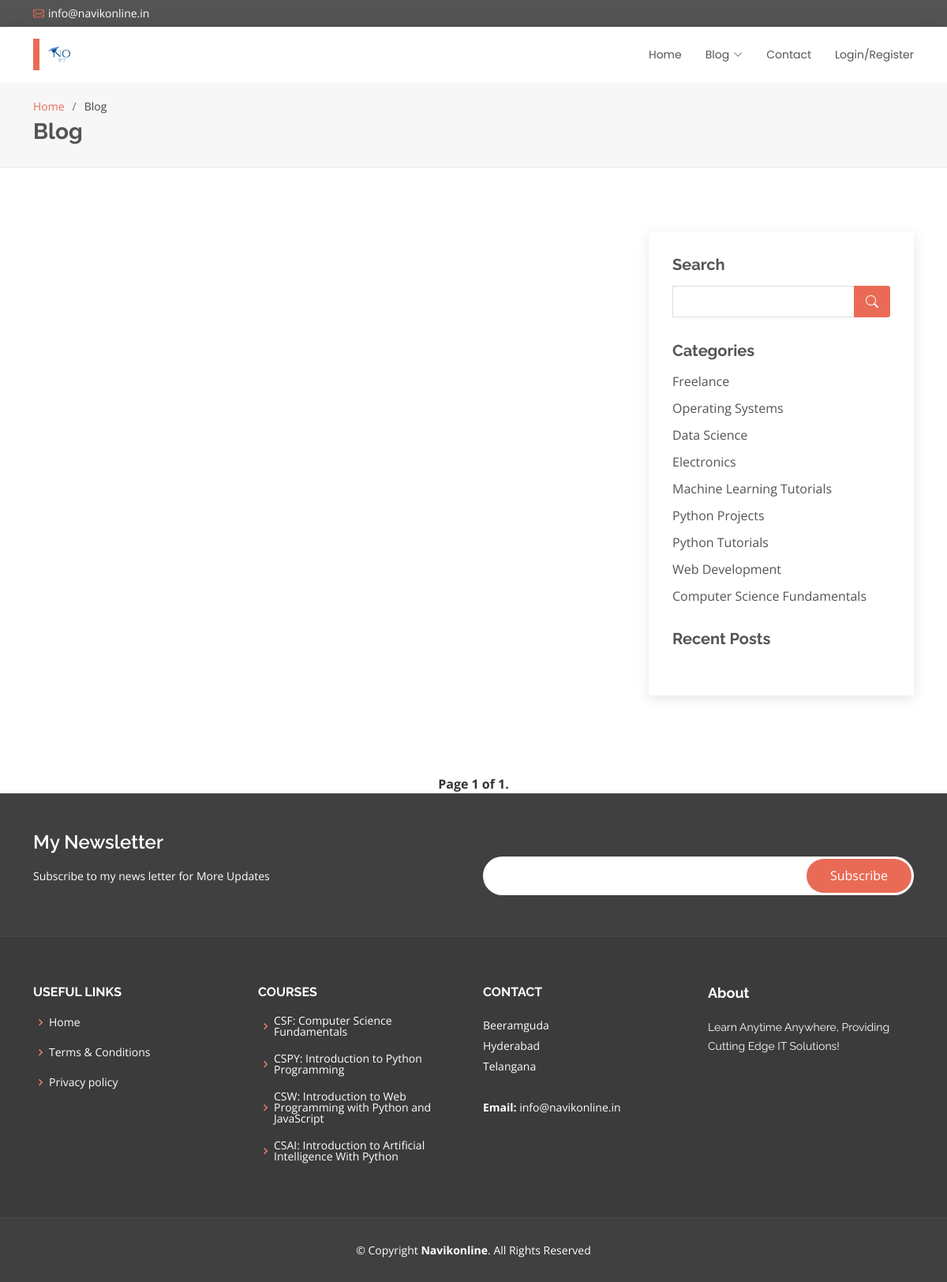
The app's page /blog/?category=Freelance with its own data.
### myapp/models.py (models this page shows, shortened)
class Category(models.Model):
    name = models.CharField(max_length=255)
    created = models.DateTimeField(default = datetime.now)
    class meta:
        verbose_name = 'Category'
        verbose_name_plural = 'Categories'

### myapp/views.py (the view)
# urls.py: path('blog/', views.pages.blog, name = 'blog'),
    @staticmethod
    def blog(request):
        category_name = request.GET.get('category')
        posts = Post.objects.filter(is_published=True).order_by('-posted_at')
        if category_name:
            posts = posts.filter(category__name=category_name)
        paginator = Paginator(posts, 10)
        page = request.GET.get('page')
        posts = paginator.get_page(page)
        categories = Category.objects.all()
        context = {
            'posts': posts,
            'categories': categories
        }
        return render(request, 'pages/blog.html', context)

### myproject/templates/pages/blog.html (shortened to what this page needs)
{% load static %}
<!DOCTYPE html>
<html lang="en">
<head>
  <link href="{% static 'assets/vendor/animate.css/animate.min.css' %}" rel="stylesheet" />
  <link href="{% static 'assets/vendor/bootstrap/css/bootstrap.min.css' %}" rel="stylesheet" />
  <link href="{% static 'assets/vendor/bootstrap-icons/bootstrap-icons.css' %}" rel="stylesheet" />
  <link href="{% static 'assets/vendor/boxicons/css/boxicons.min.css' %}" rel="stylesheet" />
  <link href="{% static 'assets/vendor/glightbox/css/glightbox.min.css' %}" rel="stylesheet" />
  <link href="{% static 'assets/vendor/swiper/swiper-bundle.min.css' %}" rel="stylesheet" />
  <link href="{% static 'assets/css/style_blog.css' %}" rel="stylesheet" />
</head>
<body>
  <section id="topbar" class="d-flex align-items-center">
    <div class="container d-flex justify-content-center justify-content-md-between">
      <div class="contact-info d-flex align-items-center">
        <i class="bi bi-envelope d-flex align-items-center"><a href="mailto:info@navikonline.in">info@navikonline.in</a></i>
      </div>
    </div>
  </section>
  <header id="header" class="d-flex align-items-center">
    <div class="container d-flex justify-content-between align-items-center">
      <div class="logo">
        <h1><a href="/"><img src="{% static 'assets/img/logo.png' %}" alt="logo"/></a></h1>
      </div>
      <nav id="navbar" class="navbar">
          {% if user.is_authenticated %}
          <ul>
            <li><a href="/">Home</a></li>
            <li class="active dropdown">
              <a href="{% url 'blog' %}">
                <span>Blog</span>
                <i class="bi bi-chevron-down"></i>
              </a>
              <ul>
                {% for category in categories %}
                  <li><a href="/blog/?category={{ category.name }}">{{ category.name }} </a></li>
                {% endfor %}
              </ul>
            </li>
            <li><a href="{% url 'customlogout' %}">Logout</a></li>
          </ul>
          {% else %}
          <ul>
            <li><a href="/">Home</a></li>
            <li class="active dropdown">
              <a href="{% url 'blog' %}" >
                <span>Blog</span>
                <i class="bi bi-chevron-down"></i>
              </a>
            </li>
            <li><a href="{% url 'contact' %}">Contact</a></li>
            <li><a href="{% url 'register' %}">Login/Register</a></li>
          </ul>
          {% endif %}
      </nav>
    </div>
  </header>
  <main id="main">
    <section id="breadcrumbs" class="breadcrumbs">
      <div class="container">
        <ol>
          <li><a href="/">Home</a></li>
          <li>Blog</li>
        </ol>
        <h2>Blog</h2>
      </div>
    </section>
    <section id="blog" class="blog" >
      <div class="container" data-aos="fade-up">
        <div class="row">
          <div class="col-lg-8 entries">
          </div>
          <div class="col-lg-4">
            <div class="sidebar">
              <h3 class="sidebar-title">Search</h3>
              <div class="sidebar-item search-form">
                <form action="/search/" method="GET">{% csrf_token %}
                  <input type="text" name="q">
                  <button type="submit"><i class="bi bi-search"></i></button>
                </form>
              </div>
              <h3 class="sidebar-title">Categories</h3>
              <div class="sidebar-item categories">
                <ul>
                  {% for category in categories %}
                    <li><a href="/blog/?category={{ category.name }}">{{ category.name }} </a></li>
                  {% endfor %}
                </ul>
              </div>
              <h3 class="sidebar-title">Recent Posts</h3>
            </div>
          </div>
        </div>
      </div>
    </section>
    <div class="pagination" >
      <span class="step-links" >
          <span class="current">
              Page {{ posts.number }} of {{ posts.paginator.num_pages }}.
          </span>
      </span>
    </div>
  </main>
  <footer id="footer">
    <div class="footer-newsletter">
      <div class="container">
        <div class="row">
          <div class="col-lg-6">
            <h4>My Newsletter</h4>
            <p>Subscribe to my news letter for More Updates</p>
          </div>
          <div class="col-lg-6">
            <form action="{% url 'subscribe' %}" method="post">
              <input type="email" name="email">
              <input type="submit" value="Subscribe">
            </form>
          </div>
        </div>
      </div>
    </div>
    <div class="footer-top">
      <div class="container">
        <div class="row">
          <div class="col-lg-3 col-md-6 footer-links">
            <h4>Useful Links</h4>
            <ul>
              <li><i class="bx bx-chevron-right"></i> <a href="{% url 'home' %}">Home</a></li>
              <li><i class="bx bx-chevron-right"></i> <a href="{% url 'termsandconditions' %}">Terms & Conditions</a></li>
              <li><i class="bx bx-chevron-right"></i> <a href="{% url 'privacypolicy' %}">Privacy policy</a></li>
            </ul>
          </div>
          <div class="col-lg-3 col-md-6 footer-links">
            <h4>Courses</h4>
            <ul>
              <li><i class="bx bx-chevron-right"></i> <a href="#">CSF: Computer Science Fundamentals</a></li>
              <li><i class="bx bx-chevron-right"></i> <a href="#">CSPY: Introduction to Python Programming</a></li>
              <li><i class="bx bx-chevron-right"></i> <a href="#">CSW: Introduction to Web Programming with Python and JavaScript</a></li>
              <li><i class="bx bx-chevron-right"></i> <a href="#">CSAI: Introduction to Artificial Intelligence With Python</a></li>
            </ul>
          </div>
          <div class="col-lg-3 col-md-6 footer-contact">
            <h4>Contact</h4>
            <p>
              Beeramguda<br>
              Hyderabad<br>
              Telangana<br><br>
              <strong>Email:</strong> info@navikonline.in<br>
            </p>
          </div>
          <div class="col-lg-3 col-md-6 footer-info">
            <h3>About</h3>
            <p>Learn Anytime Anywhere, Providing Cutting Edge IT Solutions!</p>
          </div>
        </div>
      </div>
    </div>
    <div class="container">
      <div class="copyright">
        &copy; Copyright <strong><span>Navikonline</span></strong>. All Rights Reserved
      </div>
      </div>
  </footer>
</body>
</html>

### records on screen
Category: name "Freelance"
Category: name "Operating Systems"
Category: name "Data Science"
Category: name "Electronics"
Category: name "Machine Learning Tutorials"
Category: name "Python Projects"
Category: name "Python Tutorials"
Category: name "Web Development"
Category: name "Computer Science Fundamentals"

### other values on screen
{{ posts.number }} "1"
{{ posts.paginator.num_pages }} "1"
